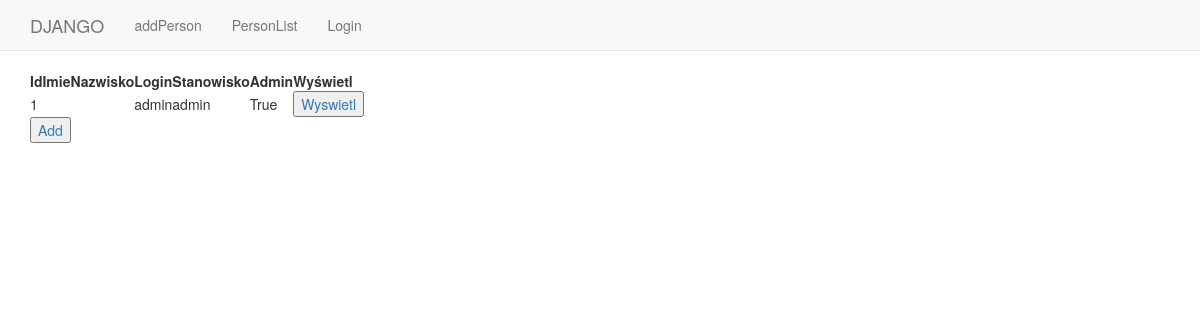
Before: /polls/PersonList/ with the older database file.
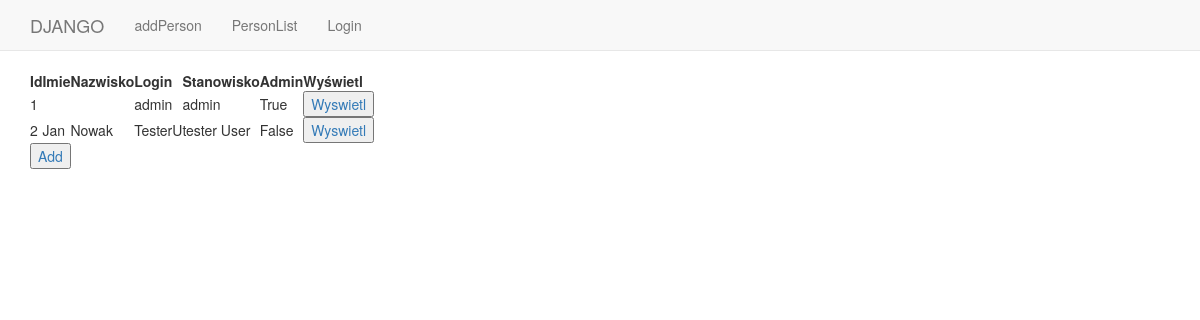
After: the same page with the newer database file.
### polls/models.py (models this page shows)
class Person(models.Model):
    user = models.OneToOneField(User, on_delete=models.CASCADE)
    position = models.CharField(max_length=60)
    admin = models.BooleanField(default=False)

### polls/views.py (the view)
# urls.py: path('PersonList/', views.PersonList.as_view(), name='personList'),
class PersonList(generic.ListView):
    template_name = 'polls/person.html'
    context_object_name = 'person'
    def get_queryset(self):
        return Person.objects.order_by('user')

### templates/polls/person.html
{% extends "polls/base.html" %}
{% block body_block %}
<table>
  <tr>
      <th>Id</th>
      <th>Imie</th>
      <th>Nazwisko</th>
      <th>Login</th>
      <th>Stanowisko</th>
      <th>Admin</th>
      <th>Wyświetl</th>
  </tr>
{% if person.count > 0  %}
    <tr>
    {% for p in person %}
         <td>{{ p.id }}</td>
         <td>{{ p.user.first_name }}</td>
         <td>{{ p.user.last_name }}</td>
         <td>{{ p.user.username }}</td>
         <td>{{ p.position }}</td>
         <td>{{ p.admin }}</td>
        <td><a href="{% url 'polls:detailPerson'  p.id %}"><button value="Wyswietl">Wyswietl</button> </a></td></tr>
    {% endfor %}
{% else %}
    <p>No polls are available.</p>
{% endif %}
</table>
<a href="{% url 'polls:register' %}" ><button>Add</button></a>
{% endblock %}

Changed rows visible on the page:
added Person: id "2", user.first_name "Jan", user.last_name "Nowak", user.username "TesterU", position "tester User", admin "False"
